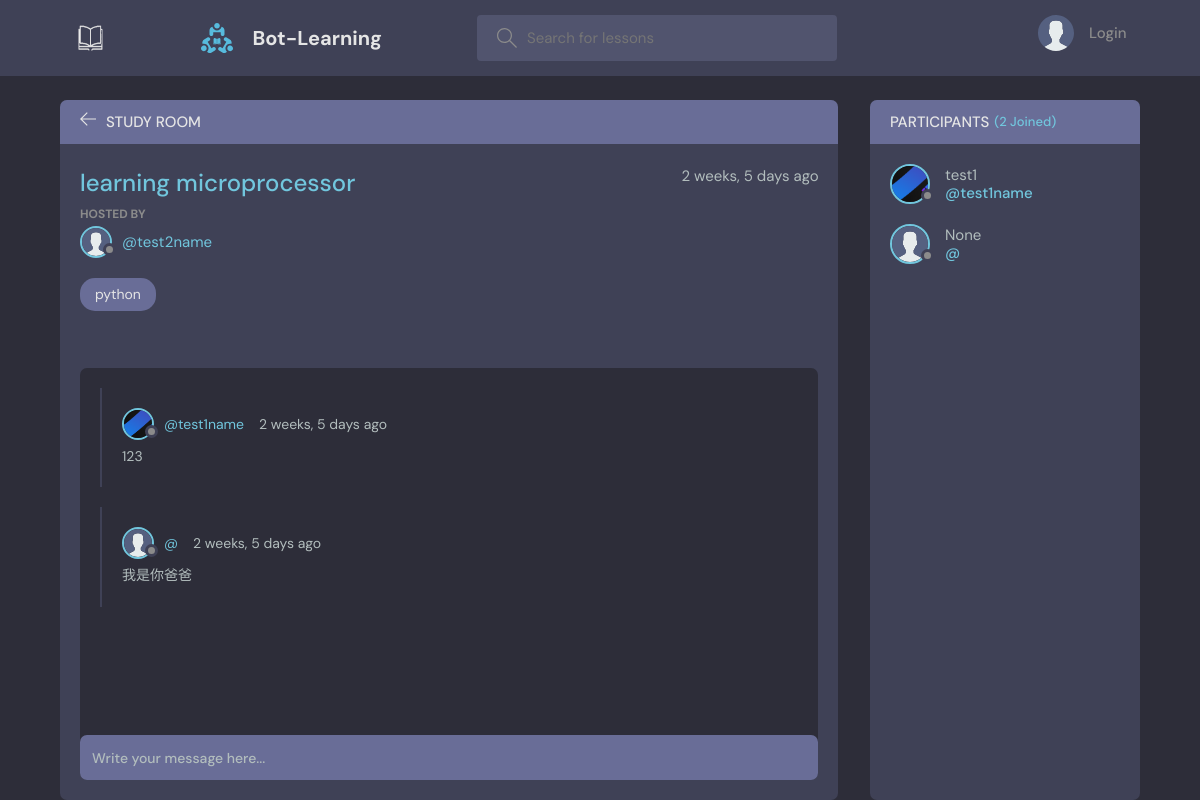
Page /room/3/ on the committed database.
### base/models.py (models this page shows, shortened)
class Room(models.Model):
    host = models.ForeignKey(User, on_delete=models.SET_NULL, null=True)
    topic = models.ForeignKey(Topic, on_delete=models.SET_NULL, null=True)
    name = models.CharField(max_length=200)
    description = models.TextField(null=True, blank=True)
    participants = models.ManyToManyField(
        User, related_name='participants', blank=True)
    updated = models.DateTimeField(auto_now=True)
    created = models.DateTimeField(auto_now_add=True)
    class Meta:
        ordering = ['-updated', '-created']

class User(AbstractUser):
    name = models.CharField(max_length=200, null=True)
    email = models.EmailField(unique=True, null=True)
    bio = models.TextField(null=True)
    avatar = models.ImageField(null=True, default="avatar.svg")
    objects = CustomUserManager()
    USERNAME_FIELD = 'email'
    REQUIRED_FIELDS = []

class Topic(models.Model):
    name = models.CharField(max_length=200)
    def __str__(self):
        return self.name

class Message(models.Model):
    user = models.ForeignKey(User, on_delete=models.CASCADE)
    room = models.ForeignKey(Room, on_delete=models.CASCADE)
    body = models.TextField()
    updated = models.DateTimeField(auto_now=True)
    created = models.DateTimeField(auto_now_add=True)
    class Meta:
        ordering = ['-updated', '-created']

### base/views.py (the view, shortened to what this page needs)
# urls.py: path('room/<str:pk>/', views.room, name="room"),
def room(request, pk):
    room = Room.objects.get(id=pk)
    room_messages = room.message_set.all()
    participants = room.participants.all()
    context = {'room': room, 'room_messages': room_messages,
               'participants': participants}
    return render(request, 'base/room.html', context)

### base/templates/base/room.html (shortened to what this page needs)
{% extends 'main.html' %}
{% block content %}
<main class="profile-page layout layout--2">
  <div class="container">
    <div class="room">
      <div class="room__top">
        <div class="room__topLeft">
          <a href="{% url 'home' %}">
            <svg version="1.1" xmlns="http://www.w3.org/2000/svg" width="32" height="32" viewBox="0 0 32 32">
              <title>arrow-left</title>
              <path
                d="M13.723 2.286l-13.723 13.714 13.719 13.714 1.616-1.611-10.96-10.96h27.625v-2.286h-27.625l10.965-10.965-1.616-1.607z">
              </path>
            </svg>
          </a>
          <h3>Study Room</h3>
        </div>
      </div>
      <div class="room__box scroll">
        <div class="room__header scroll">
          <div class="room__info">
            <h3>{{room.name}}</h3>
            <span>{{room.created|timesince}} ago</span>
          </div>
          <div class="room__hosted">
            <p>Hosted By</p>
            <a href="{% url 'user-profile' room.host.id %}" class="room__author">
              <div class="avatar avatar--small">
                <img src="{{room.host.avatar.url}}" />
              </div>
              <span>@{{room.host.username}}</span>
            </a>
          </div>
          <span class="room__topics">{{room.topic}}</span>
        </div>
        <div class="room__conversation">
          <div class="threads scroll">
            {% for message in room_messages %}
            <div class="thread">
              <div class="thread__top">
                <div class="thread__author">
                  <a href="{% url 'user-profile' message.user.id %}" class="thread__authorInfo">
                    <div class="avatar avatar--small">
                      <img src="{{message.user.avatar.url}}" />
                    </div>
                    <span>@{{message.user.username}}</span>
                  </a>
                  <span class="thread__date">{{message.created|timesince}} ago</span>
                </div>
              </div>
              <div class="thread__details">
                {{message.body}}
              </div>
            </div>
            {% endfor %}
          </div>
        </div>
      </div>
      <div class="room__message">
        <form action="" method="POST">
          <input name="body" placeholder="Write your message here..." />
        </form>
      </div>
    </div>
    <div class="participants">
      <h3 class="participants__top">Participants <span>({{participants.count}} Joined)</span></h3>
      <div class="participants__list scroll">
        {% for user in participants %}
        <a href="{%  url 'user-profile' user.id %}" class="participant">
          <div class="avatar avatar--medium">
            <img src="{{user.avatar.url}}" />
          </div>
          <p>
            {{user.name}}
            <span>@{{user.username}}</span>
          </p>
        </a>
        {% endfor %}
      </div>
    </div>
  </div>
</main>
{% endblock content %}

### rows in the picture
Room: name "learning microprocessor", created "2 weeks, 5 days", host.avatar (placeholder picture), host.username "test2name", topic "python"
Message: user.avatar (picture), user.username "test1name", created "2 weeks, 5 days", body "123"
Message: user.avatar (placeholder picture), created "2 weeks, 5 days", body "我是你爸爸"
User: avatar (picture), name "test1", username "test1name"
User: avatar (placeholder picture), name "None"

### other values in the picture
{{ participants.count }} "2"
